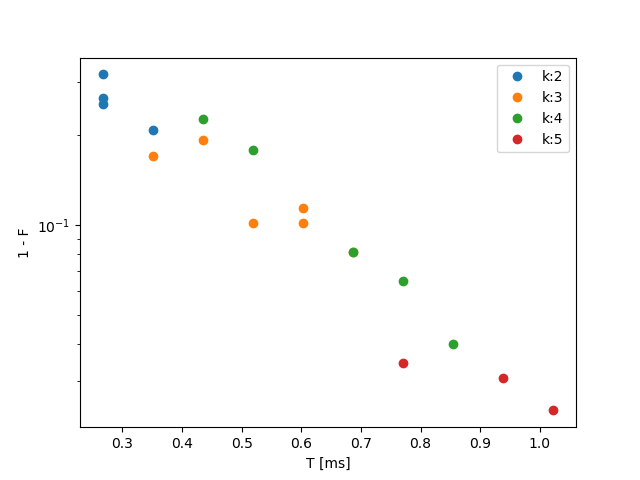

Python code for this plot:
import matplotlib.pyplot as plt

#As = [0.15, 0.33, 0.4, 0.5]
#ks = [2, 3, 4, 5]

combinations = [(2, 0.5), (3, 0.33), (4,0.4), (5,0.15)]
scale = 0.5/0.36537 #Conversion scale for time --> Time[ms]
basefilename = "QM2Clustering"

Ts = [[], [], [], []]
infs = [[], [], [], []]

for comb in combinations:
    k, A = comb
    T = []
    inF = []
    # Open file, skip first 2 lines
    filename = basefilename + "k" + str(k) + "A" + str(A) + ".txt"
    try:
        data = open(filename, 'r')
    except IOError:
        continue
    data.readline()
    data.readline()
    line = data.readline()
    while(line):
        words = line.split("\t")
        try:
            shakes = int(words[2])
        except:
            break
        try:
            Ts[shakes-2].append(float(words[0]) * scale)
        except:
            break
        try:
            infs[shakes-2].append(1 - float(words[1]))
        except:
            Ts[shakes-2] = Ts[shakes-2][0:-1]
            break
        line = data.readline()
    data.close()
    
#plot data
for i in range(len(Ts)):
    shakes = i+2
    T = Ts[i]
    inf = infs[i]
    plt.plot(T,inf, 'o', label='k:'+str(shakes))

# Edit fig
plt.xlabel("T [ms]")
plt.yscale("log")
plt.ylabel("1 - F")
plt.legend(loc="best")

# Save fig
plt.savefig("shakes.pdf")
plt.savefig("shakes.png")